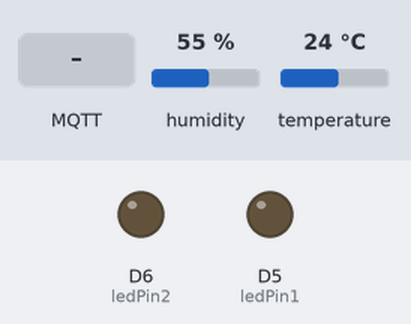
A sketch run on a simulated ESP8266 (Wemos D1 mini). Shown: output pins drawn as LEDs (lit = HIGH). The inputs (shaded band) are chosen by the test bench; at power-on: humidity 55 %, temperature 24 °C. WiFi joins after 1.5 s; servers stay silent unless stated; uploads are accepted with an empty reply; no MQTT or app messages arrive unless stated; what the sketch prints to the serial monitor is not drawn.

Above: at 3.2 s.
3.3 s: MQTT message "ON" arrives on the first subscribed topic
At 12.9 s:
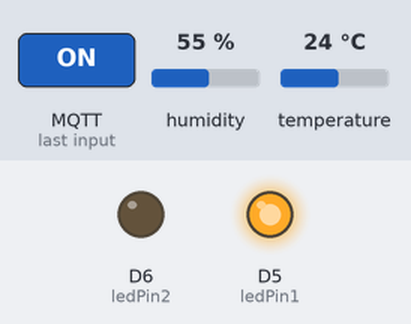
13.7 s: MQTT message "ON" arrives on the second subscribed topic
At 23.6 s:
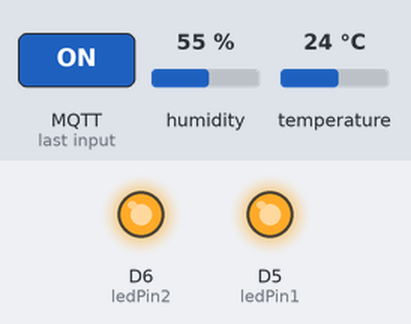
24.0 s: MQTT message "OFF" arrives on the first subscribed topic
At 33.9 s:
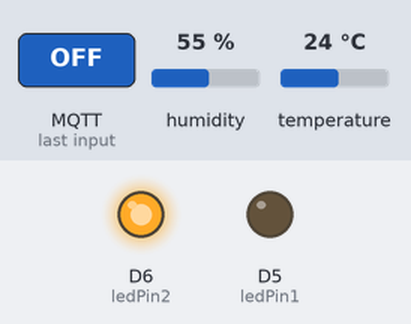
34.2 s: MQTT message "OFF" arrives on the second subscribed topic
At 43.6 s:
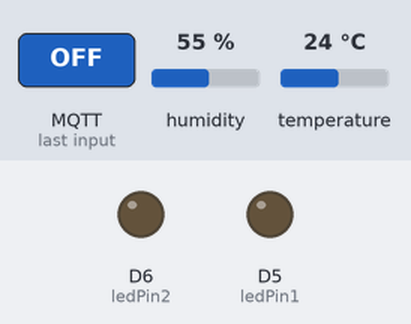
Timing chart, 0 to 45.1 s (numbered marks = the images above; inputs shaded):
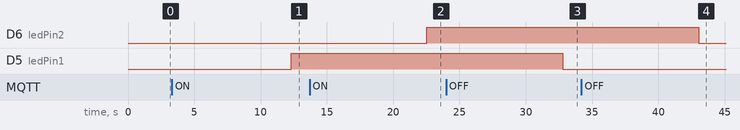

The sketch:

wemos_dht.ino
```cpp
#include <ESP8266WiFi.h>
#include <WiFiClient.h>
#include <ESP8266HTTPClient.h>
#include <Wire.h>
#include <BH1750.h>
#include <ArduinoJson.h>
#include <DHT.h>
#include <PubSubClient.h>
// #include <WebSocketsClient.h>

const char* ssid = "UiTiOt-E3.1";
const char* password = "UiTiOtAP";

const char* serverAddress = "http://172.31.10.247:8000/device/123";
const char* mqttServer = "35.222.45.221";
const int mqttPort = 1883;

const char* usernameid = "thanhduy";
const char* passwordid = "thanhduy";

const char* topic_led_1 = "mmcl/nhom3/led/n1";
const char* topic_led_2 = "mmcl/nhom3/led/n2";

const char* name_device = "Wemos 1";
const char* id_device = "123";

BH1750 LightSensor;

WiFiClient espClient;
PubSubClient client(espClient);
#define DHT_PIN D4
#define DHT_TYPE DHT11
DHT dht(DHT_PIN, DHT_TYPE);

const int ledPin1 = D5;
const int ledPin2 = D6;

void setup() {
  Serial.begin(115200);
  pinMode(ledPin1, OUTPUT);
  pinMode(ledPin2, OUTPUT);

  Wire.begin();
  LightSensor.begin();
  dht.begin();

  WiFi.begin(ssid, password);
  while (WiFi.status() != WL_CONNECTED) {
    delay(1000);
  }
  Serial.println(WiFi.localIP());

  Serial.println("Connected to WiFi");

  client.setServer(mqttServer, mqttPort);
  while (!client.connected()) {
    if (client.connect("WemosD1Client", "thanhduy", "thanhduy")) {
      Serial.println("Connected to MQTT Broker");
    } else {
      delay(1000);
    }
  }
  client.subscribe(topic_led_1);
  Serial.println("Subcribed to topic led 1");
  client.subscribe(topic_led_2);
  Serial.println("Subscribed to topic led 2");
  client.setCallback(callback);
}

void loop() {
  if (!client.connected()) {
    Serial.println("Connected to WiFi");
    while (!client.connected()) {
      if (client.connect("WemosD1Client","thanhduy","thanhduy")) {
        Serial.println("Connected to MQTT Broker");
        client.subscribe(topic_led_1);
        client.subscribe(topic_led_2);

      } else {
        delay(1000);
      }
    }
  }
  float h = dht.readHumidity();
  float t = dht.readTemperature();

  if (isnan(h) || isnan(t)) {
    Serial.println(F("Failed to read from DHT sensor!"));
    delay(2000);
    return;
  }

  Serial.print(F("Humidity: "));
  Serial.print(h);
  Serial.print(F("%  Temperature: "));
  Serial.print(t);
  Serial.println(F("°C "));

  float light = 0;

  updateDeviceInfo(t, h, light, name_device, id_device);
  delay(10000);
  client.loop();
}

// Xử lí MQTT
void callback(char* topic, byte* payload, unsigned int length) {
  String message = "";
  for (int i = 0; i < length; i++) {
    message += (char)payload[i];
  }
    Serial.println(message);

  if (strcmp(topic, topic_led_1) == 0) {
    if (message == "ON") {
      Serial.println("Bật đèn 1");
      digitalWrite(ledPin1, HIGH);
    } else if (message == "OFF") {
      Serial.println("Tắt đèn 1");
      digitalWrite(ledPin1, LOW);
    }
  } else if (strcmp(topic, topic_led_2) == 0) {
    if (message == "ON") {
      Serial.println("Bật đèn 2");
      digitalWrite(ledPin2, HIGH);
    } else if (message == "OFF") {
      Serial.println("Tắt đèn 2");
      digitalWrite(ledPin2, LOW);
    }
  }
}

void updateDeviceInfo(float temperature, float humidity, float light, const char* name_device, const char* id_device) {
  // Tạo JSON payload
  StaticJsonDocument<256> doc;

  doc["device_name"] = name_device;
  doc["device_id"] = id_device;
  doc["device_ip"] = WiFi.localIP().toString();

  doc["data_received"]["device_id"] = id_device;
  doc["data_received"]["temperature"] = temperature;
  doc["data_received"]["humidity"] = humidity;
  doc["data_received"]["light"] = light;
  doc["data_received"]["receive_time"] = 2;
  doc["enable"] = true;
  doc["last_connection_time"] = "123";
  doc["last_disconnection_time"] = "213";
  doc["create_time"] = "123";

  // Chuyển đổi JSON payload thành chuỗi
  String payloadString;
  serializeJson(doc, payloadString);
  Serial.print("payloadString: ");
  Serial.println(payloadString);

  // Gửi PUT request tới server
  HTTPClient http;
  http.begin(espClient, serverAddress);
  http.addHeader("Content-Type", "application/json");
  int httpResponseCode = http.PUT(payloadString);

  if (httpResponseCode > 0) {
    String response = http.getString();
    Serial.println("Server response: " + response);
  } else {
    Serial.print("Error sending PUT request. HTTP error code: ");
    Serial.println(httpResponseCode);
  }
  http.end();
}
```

Measured:
- after the input at 3.3 s, D5 (ledPin1): LOW → HIGH after 9.0 s
- after the input at 13.7 s, D6 (ledPin2): LOW → HIGH after 8.8 s
- after the input at 24.0 s, D5 (ledPin1): HIGH → LOW after 8.8 s
- after the input at 34.2 s, D6 (ledPin2): HIGH → LOW after 8.8 s
